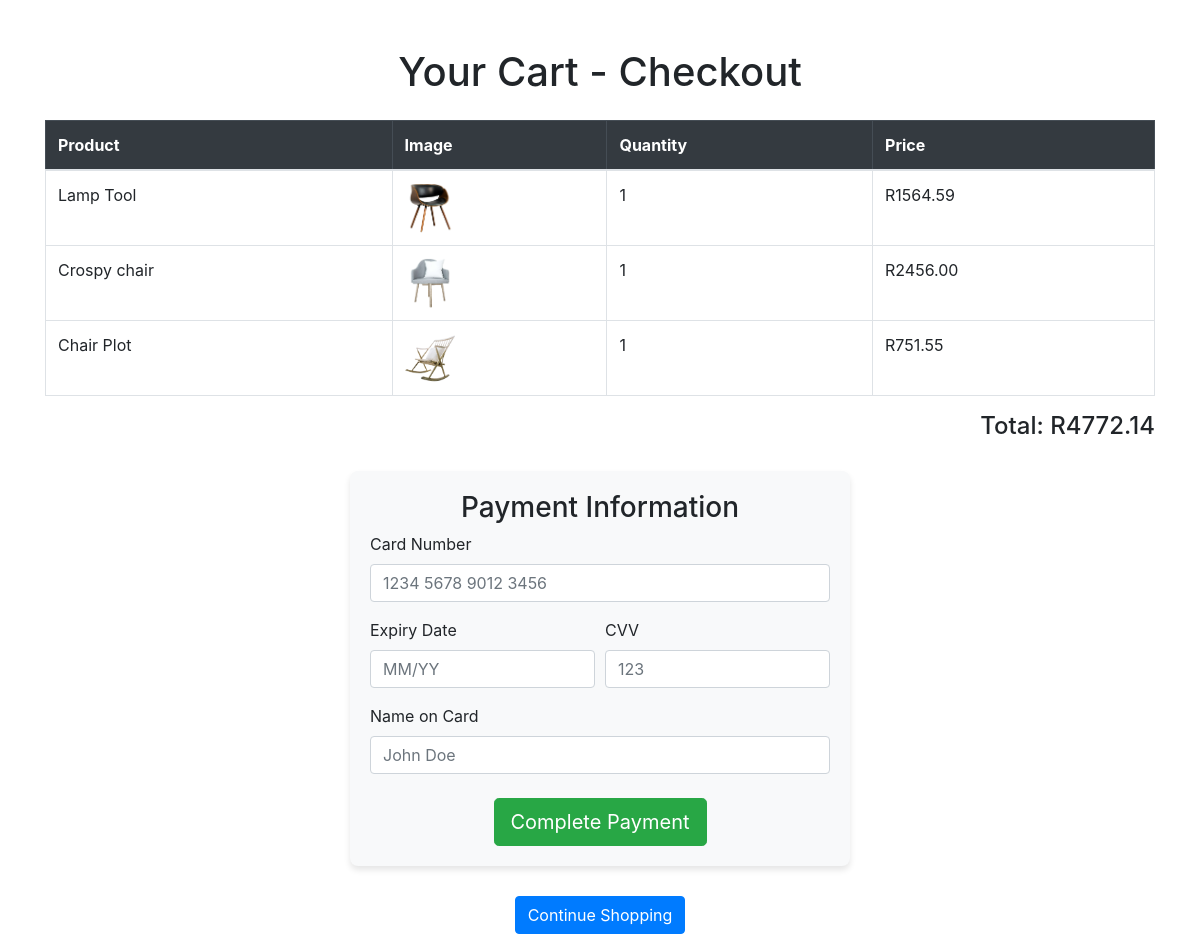
The app's page /checkout/ (signed in) with its own data.
### furniapp/models.py (models this page shows, shortened)
class Order(models.Model):
    customer_name = models.CharField(max_length=100)
    product = models.ForeignKey(Product, on_delete=models.CASCADE)
    quantity = models.PositiveIntegerField()
    ordered_at = models.DateTimeField(auto_now_add=True)
    completed = models.BooleanField(default=False)
    user = models.ForeignKey(User, on_delete=models.CASCADE, null=True, blank=True)

class Product(models.Model):
    name = models.CharField(max_length=200)
    slug = models.SlugField(unique=True, blank=True)
    description = models.TextField()
    price = models.DecimalField(max_digits=10, decimal_places=2)
    image = models.ImageField(upload_to='products/')
    stock = models.IntegerField(default=0)

### furniapp/views.py (the view)
# urls.py: path('checkout/', views.checkout, name='checkout'),
@login_required
def checkout(request):
    orders = Order.objects.filter(user=request.user, completed=False)  # Fetch the user's active cart items
    total = sum(order.product.price * order.quantity for order in orders)
    if request.method == "POST":
        payment_form = FakePaymentForm(request.POST)
        if payment_form.is_valid():
            orders.update(completed=True)
            return redirect('order_confirmation')
    else:
        payment_form = FakePaymentForm()
    return render(request, 'checkout.html', {'orders': orders, 'total': total, 'payment_form': payment_form})

### furniapp/forms.py
class FakePaymentForm(forms.Form):
    card_number = forms.CharField(max_length=16, widget=forms.TextInput(attrs={'placeholder': 'Card Number'}))
    expiration_date = forms.CharField(max_length=5, widget=forms.TextInput(attrs={'placeholder': 'MM/YY'}))
    cvv = forms.CharField(max_length=3, widget=forms.TextInput(attrs={'placeholder': 'CVV'}))
    cardholder_name = forms.CharField(max_length=100, widget=forms.TextInput(attrs={'placeholder': 'Cardholder Name'}))

### furniapp/templatetags/multiply_tags.py (called while the page is built)
@register.filter
def multiply(value, arg):
    try:
        return value * arg
    except (ValueError, TypeError):
        return 0

### furniapp/templates/checkout.html (shortened to what this page needs)
{% load multiply_tags %}
<!DOCTYPE html>
<html lang="en">
<head>
    <link rel="stylesheet" href="https://stackpath.bootstrapcdn.com/bootstrap/4.5.2/css/bootstrap.min.css">
</head>
<body>
    <div class="container mt-5">
        <h1 class="mb-4 text-center">Your Cart - Checkout</h1>
        <table class="table table-bordered table-hover">
            <thead class="table-dark">
                <tr>
                    <th>Product</th>
                    <th>Image</th>
                    <th>Quantity</th>
                    <th>Price</th>
                </tr>
            </thead>
            <tbody>
                {% for order in orders %}
                    <tr>
                        <td>{{ order.product.name }}</td>
                        <td><img src="{{ order.product.image.url }}" alt="{{ order.product.name }}" style="width: 50px; height: auto;"></td>
                        <td>{{ order.quantity }}</td>
                        <td>R{{ order.product.price|multiply:order.quantity }}</td>
                    </tr>
                {% endfor %}
            </tbody>
        </table>
        <div class="text-right">
            <h4>Total: R{{ total }}</h4>
        </div>
        <div class="payment-form">
            <h3 class="text-center">Payment Information</h3>
            <form method="POST" action="{% url 'checkout_complete' %}">
                <div class="form-group">
                    <label for="card_number">Card Number</label>
                    <input type="text" class="form-control" id="card_number" name="card_number" placeholder="1234 5678 9012 3456" required>
                </div>
                <div class="form-row">
                    <div class="form-group col-md-6">
                        <label for="expiry_date">Expiry Date</label>
                        <input type="text" class="form-control" id="expiry_date" name="expiry_date" placeholder="MM/YY" required>
                    </div>
                    <div class="form-group col-md-6">
                        <label for="cvv">CVV</label>
                        <input type="text" class="form-control" id="cvv" name="cvv" placeholder="123" required>
                    </div>
                </div>
                <div class="form-group">
                    <label for="name_on_card">Name on Card</label>
                    <input type="text" class="form-control" id="name_on_card" name="name_on_card" placeholder="John Doe" required>
                </div>
                <div class="text-center mt-4">
                    <button type="submit" class="btn btn-success btn-lg">Complete Payment</button>
                </div>
            </form>
        </div>
        <div class="text-center mt-4">
            <a href="/" class="btn btn-primary">Continue Shopping</a>
        </div>
    </div>
</body>
</html>

### furniapp/templates/checkout.html (style rules this page uses)
.table-dark th { background-color: #343a40; color: white; }
.payment-form { max-width: 500px; margin: 30px auto; background: #f8f9fa; padding: 20px; border-radius: 8px; box-shadow: 0 4px 6px rgba(0, 0, 0, 0.1); }

### records on screen
Order: product.name "Lamp Tool", product.image (picture), quantity "1", product.price|multiply "1564.59"
Order: product.name "Crospy chair", product.image (picture), quantity "1", product.price|multiply "2456.00"
Order: product.name "Chair Plot", product.image (picture), quantity "1", product.price|multiply "751.55"

### other values on screen
{{ total }} "4772.14"
